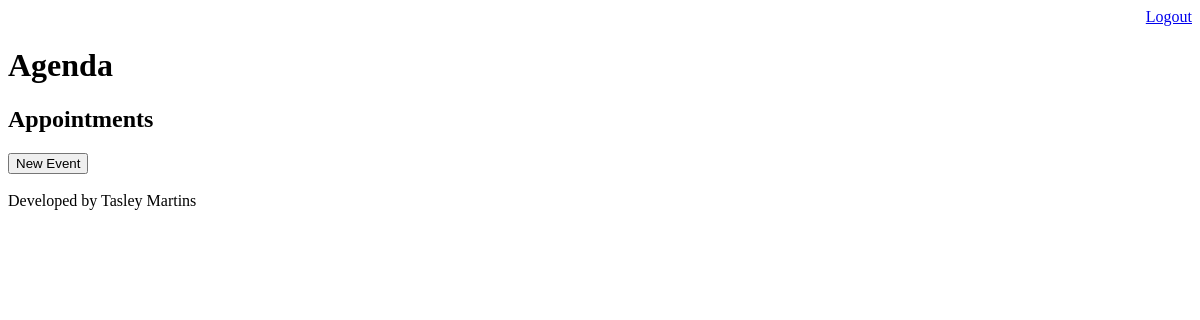
Page /agenda/ (signed in) on the earlier database version.
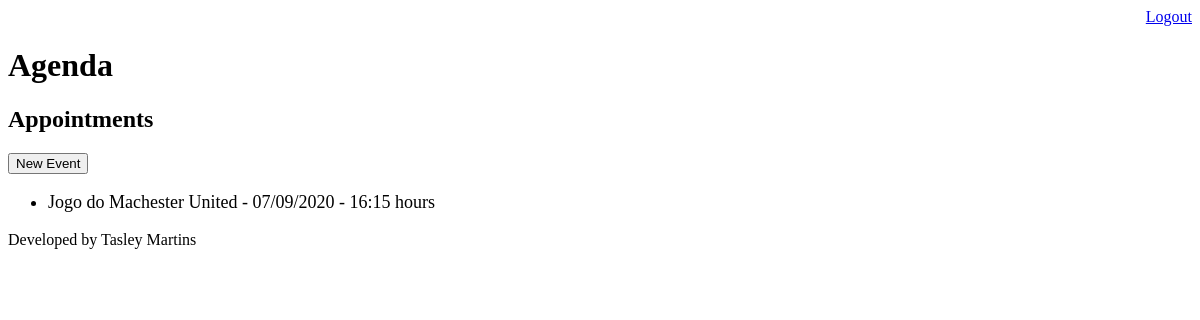
Same page on the later database version.
### core/models.py (models this page shows, shortened)
class Event(models.Model):
    title = models.CharField(max_length=100, verbose_name='Event')
    description = models.TextField(blank = True, null = True)
    event_date = models.DateTimeField(verbose_name='Date of the Event')
    creation_date = models.DateTimeField(auto_now=True, verbose_name='Date of the event was register')
    user = models.ForeignKey (User, on_delete=models.CASCADE)
    class Meta:
        db_table = 'evento'
    def get_event_date(self):
        return self.event_date.strftime('%m/%d/%Y - %H:%M hours')

### core/views.py (the view)
# urls.py: path('agenda/', views.event_list),
@login_required(login_url='/login')
def event_list(request):
    user = request.user
    event = Event.objects.filter(user=user)
    data = {'events': event}
    return render(request, 'agenda.html', data)

### templates/agenda.html
{% extends "model_page.html" %}
{% block content %}
    <h2>Appointments</h2>
    <a href="event/">
        <button type="button">New Event</button>
    </a>
    <ul style="font-size: 18px">
        {% for event in events %}
            <li>{{event.title}} - {{event.get_event_date}}</li>
        {% endfor %}
    </ul>
{% endblock %}

### templates/model_page.html
<!DOCTYPE html>
<html lang="en">
<head>
    {% include "model_header.html" %}
</head>
<body>
    {% block content %} {% endblock %}
    {% include "model_footer.html" %}
</body>
</html>

### templates/model_header.html (shortened to what this page needs)
    <div align="right">
        <a href="/logout">Logout</a>
    </div>
    <h1>Agenda</h1>

### templates/model_footer.html
<p> Developed by Tasley Martins</p>

Differences in the rows shown:
now on this page (row edited): Event: title "Jogo do Machester United", get_event_date "07/09/2020 - 16:15 hours"
